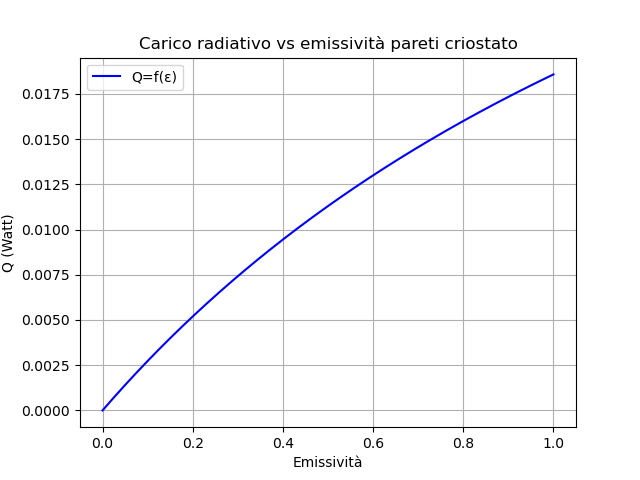

This chart was generated by the following Python code:
# CALCOLA CARICO TERMICO DI RADIAIZONE CILINDRO INTERNO CON PARETI ESTERNE (ESCLUDO QUELLA DI BASE)
#PLOTTA CARICO RADIAZIONE VS EMISSIVITà PARETI CRIOSTATO
import numpy as np
import matplotlib.pyplot as plt


# Definizione costante di Stefan-Boltzmann
sigma = 5.670e-8  # W/m^2K^4


def main() :
    
    # Caratteristiche geometriche
    h_crio = 30.6e-2 # altezza parete criostato APPROX!!
    width_crio = 49.5e-2 # APPROX!!
    length_crio = 54.5e-2 # APPROX!!
    diam_cilindro = 10.5e-2 
    h_cilindro = 11.6e-2

    A1 = np.pi*diam_cilindro*h_cilindro + 2*np.pi*(diam_cilindro/2)**2 # superificie cilindro 
    A2 = 2*((width_crio*h_crio)+(length_crio*h_crio)) + (width_crio*length_crio) # superficie pareti crio
    T1 = 4 # temperatura cilindro
    T2 = 55 # temperatura pareti
    epsilon1 = 0.1 # emissività pareti !!APPROX
    epsilon2 = 0.1 # emissività cilindro !!APPROX

    # Calcolo di Q
    Q = (sigma * A1 * (T2**4 - T1**4)) / (1/epsilon1 + (A1/A2) * (1/epsilon2 - 1))           

    # Output del risultato
    print(f"Superificie interna criostato = {A1:.4e} m^2" )
    print(f"Superficie esterna criostato = {A2:.4e} m^2" )
    print(f"Q = {Q:.4e} W")

    #GRAFICO CARICO(EMISSIVITà)

    # Funzione carico(emissività pareti)
    def y(epsilon1):
        return ((sigma * A1 * (T2**4 - T1**4)) / (1/epsilon1 + (A1/A2) * (1/epsilon2 - 1)))
    
    # Intervallo di temperatura (dal NIST)
    epsilon_range = np.linspace(0.00000001, 1, 1000)

    # Valori di Q calcolati
    Q_values = y(epsilon_range)

    # Plot della funzione
    plt.plot(epsilon_range, Q_values, label='Q=f(ε)', color='blue')
    plt.title('Carico radiativo vs emissività pareti criostato')
    plt.xlabel('Emissività')
    plt.ylabel('Q (Watt)')
    plt.grid(True)
    plt.legend()
    #plt.show()
    plt.savefig("Carico_radiazione_cilindro.png")


if __name__ == "__main__":
  main ()
